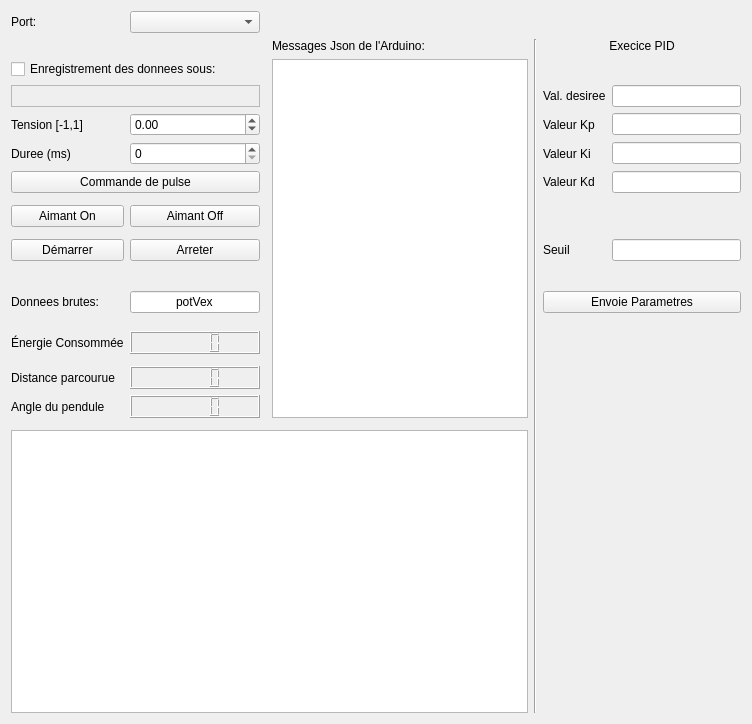
<?xml version="1.0" encoding="UTF-8"?>
<ui version="4.0">
 <class>MainWindow</class>
 <widget class="QMainWindow" name="MainWindow">
  <property name="geometry">
   <rect>
    <x>0</x>
    <y>0</y>
    <width>752</width>
    <height>724</height>
   </rect>
  </property>
  <property name="acceptDrops">
   <bool>false</bool>
  </property>
  <property name="windowTitle">
   <string>Interface Identification</string>
  </property>
  <widget class="QWidget" name="centralWidget">
   <layout class="QGridLayout" name="gridLayout">
    <item row="23" column="1">
     <widget class="QLCDNumber" name="lcdDistance"/>
    </item>
    <item row="8" column="6">
     <widget class="QLineEdit" name="lineEdit_Ki"/>
    </item>
    <item row="13" column="5">
     <widget class="QLabel" name="label_11">
      <property name="text">
       <string>Seuil</string>
      </property>
     </widget>
    </item>
    <item row="8" column="5">
     <widget class="QLabel" name="label_9">
      <property name="text">
       <string>Valeur Ki</string>
      </property>
     </widget>
    </item>
    <item row="0" column="1">
     <widget class="QComboBox" name="comboBoxPort"/>
    </item>
    <item row="18" column="2">
     <widget class="Line" name="line">
      <property name="orientation">
       <enum>Qt::Horizontal</enum>
      </property>
     </widget>
    </item>
    <item row="18" column="5" colspan="2">
     <widget class="QPushButton" name="pushButton_Params">
      <property name="text">
       <string>Envoie Parametres</string>
      </property>
     </widget>
    </item>
    <item row="23" column="0">
     <widget class="QLabel" name="label_12">
      <property name="text">
       <string>Distance parcourue</string>
      </property>
     </widget>
    </item>
    <item row="4" column="3">
     <widget class="QLabel" name="label_4">
      <property name="text">
       <string>Messages Json de l'Arduino:</string>
      </property>
      <property name="alignment">
       <set>Qt::AlignLeading|Qt::AlignLeft|Qt::AlignVCenter</set>
      </property>
     </widget>
    </item>
    <item row="13" column="6">
     <widget class="QLineEdit" name="lineEdit_Thresh"/>
    </item>
    <item row="8" column="0">
     <widget class="QLabel" name="label_2">
      <property name="text">
       <string>Duree (ms)</string>
      </property>
     </widget>
    </item>
    <item row="6" column="6">
     <widget class="QLineEdit" name="lineEdit_DesVal"/>
    </item>
    <item row="0" column="0">
     <widget class="QLabel" name="label_5">
      <property name="text">
       <string>Port:</string>
      </property>
     </widget>
    </item>
    <item row="5" column="0" colspan="2">
     <widget class="QCheckBox" name="checkBox">
      <property name="text">
       <string>Enregistrement des donnees sous:</string>
      </property>
     </widget>
    </item>
    <item row="4" column="5" colspan="2">
     <widget class="QLabel" name="label_6">
      <property name="text">
       <string>Execice PID</string>
      </property>
      <property name="alignment">
       <set>Qt::AlignCenter</set>
      </property>
     </widget>
    </item>
    <item row="7" column="1">
     <widget class="QDoubleSpinBox" name="PWMBox">
      <property name="minimum">
       <double>-1.000000000000000</double>
      </property>
      <property name="maximum">
       <double>1.000000000000000</double>
      </property>
      <property name="singleStep">
       <double>0.100000000000000</double>
      </property>
     </widget>
    </item>
    <item row="7" column="0">
     <widget class="QLabel" name="label">
      <property name="text">
       <string>Tension [-1,1]</string>
      </property>
     </widget>
    </item>
    <item row="9" column="0" colspan="2">
     <widget class="QPushButton" name="pulseButton">
      <property name="text">
       <string>Commande de pulse</string>
      </property>
     </widget>
    </item>
    <item row="21" column="1">
     <widget class="QLCDNumber" name="lcdEnergie"/>
    </item>
    <item row="5" column="3" rowspan="20">
     <widget class="QTextBrowser" name="textBrowser">
      <property name="font">
       <font>
        <pointsize>9</pointsize>
       </font>
      </property>
     </widget>
    </item>
    <item row="13" column="1">
     <widget class="QPushButton" name="offSequence">
      <property name="text">
       <string>Arreter</string>
      </property>
     </widget>
    </item>
    <item row="26" column="0" colspan="4">
     <widget class="QChartView" name="graph"/>
    </item>
    <item row="8" column="1">
     <widget class="QSpinBox" name="DurationBox">
      <property name="keyboardTracking">
       <bool>false</bool>
      </property>
      <property name="minimum">
       <number>0</number>
      </property>
      <property name="maximum">
       <number>5000</number>
      </property>
      <property name="singleStep">
       <number>25</number>
      </property>
     </widget>
    </item>
    <item row="4" column="4" rowspan="23">
     <widget class="Line" name="line_3">
      <property name="orientation">
       <enum>Qt::Vertical</enum>
      </property>
     </widget>
    </item>
    <item row="9" column="6">
     <widget class="QLineEdit" name="lineEdit_Kd"/>
    </item>
    <item row="21" column="0">
     <widget class="QLabel" name="label_13">
      <property name="text">
       <string>Énergie Consommée</string>
      </property>
     </widget>
    </item>
    <item row="7" column="5">
     <widget class="QLabel" name="label_8">
      <property name="text">
       <string>Valeur Kp</string>
      </property>
     </widget>
    </item>
    <item row="24" column="0">
     <widget class="QLabel" name="label_14">
      <property name="text">
       <string>Angle du pendule</string>
      </property>
     </widget>
    </item>
    <item row="13" column="0">
     <widget class="QPushButton" name="onSequence">
      <property name="text">
       <string>Démarrer</string>
      </property>
     </widget>
    </item>
    <item row="6" column="0" colspan="2">
     <widget class="QLabel" name="label_pathCSV">
      <property name="frameShape">
       <enum>QFrame::StyledPanel</enum>
      </property>
      <property name="text">
       <string/>
      </property>
      <property name="textFormat">
       <enum>Qt::AutoText</enum>
      </property>
     </widget>
    </item>
    <item row="9" column="5">
     <widget class="QLabel" name="label_10">
      <property name="text">
       <string>Valeur Kd</string>
      </property>
     </widget>
    </item>
    <item row="6" column="5">
     <widget class="QLabel" name="label_7">
      <property name="text">
       <string>Val. desiree</string>
      </property>
     </widget>
    </item>
    <item row="7" column="6">
     <widget class="QLineEdit" name="lineEdit_Kp"/>
    </item>
    <item row="18" column="0">
     <widget class="QLabel" name="label_3">
      <property name="text">
       <string>Donnees brutes:</string>
      </property>
     </widget>
    </item>
    <item row="24" column="1">
     <widget class="QLCDNumber" name="lcdAngle"/>
    </item>
    <item row="18" column="1">
     <widget class="QLineEdit" name="JsonKey">
      <property name="text">
       <string>potVex</string>
      </property>
      <property name="alignment">
       <set>Qt::AlignCenter</set>
      </property>
     </widget>
    </item>
    <item row="11" column="0">
     <widget class="QPushButton" name="onMagButton">
      <property name="text">
       <string>Aimant On</string>
      </property>
     </widget>
    </item>
    <item row="11" column="1">
     <widget class="QPushButton" name="offMagButton">
      <property name="text">
       <string>Aimant Off</string>
      </property>
     </widget>
    </item>
   </layout>
  </widget>
 </widget>
 <layoutdefault spacing="6" margin="11"/>
 <customwidgets>
  <customwidget>
   <class>QChartView</class>
   <extends>QGraphicsView</extends>
   <header location="global">QtCharts</header>
  </customwidget>
 </customwidgets>
 <resources/>
 <connections/>
</ui>
